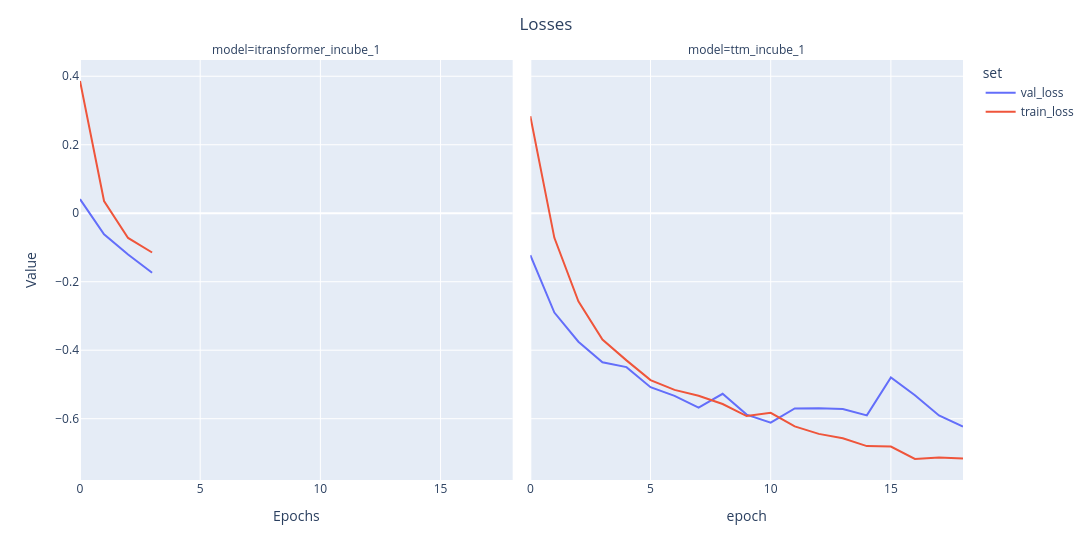

The code cell stored with this chart in its notebook:
### Code cell
import plotly.express as px
import pandas as pd
tot_losses = pd.read_csv('/home/davide/Documents/WORKSPACE/ExpTS/incube_electricity/csv/prova_test_LOSSES.csv')

fig_losses = px.line(tot_losses,x = 'epoch',y='loss',color = 'set',facet_col='model',width = 2600)
#fig_losses.update_traces(mode="markers+lines", hovertemplate=None)
#fig_losses.update_layout(hovermode="x unified")
fig_losses.update_layout(title = {'text':f'Losses', 'x':0.5},
                  xaxis_title={'text':'Epochs'},
                  yaxis_title={'text':'Value'},
                    )
    
fig_losses

### Figure 1 — Plotly figure (JSON) as saved in the notebook; plotly's stock layout.template omitted (floating-point values rounded to 4 significant figures)
{"data": [{"hovertemplate": "set=val_loss<br>model=itransformer_incube_1<br>epoch=%{x}<br>loss=%{y}<extra></extra>", "legendgroup": "val_loss", "line": {"color": "#636efa", "dash": "solid"}, "marker": {"symbol": "circle"}, "mode": "lines", "name": "val_loss", "orientation": "v", "showlegend": true, "type": "scatter", "x": [0, 1, 2, 3], "xaxis": "x", "y": [0.041, -0.06123, -0.1207, -0.1737], "yaxis": "y"}, {"hovertemplate": "set=val_loss<br>model=ttm_incube_1<br>epoch=%{x}<br>loss=%{y}<extra></extra>", "legendgroup": "val_loss", "line": {"color": "#636efa", "dash": "solid"}, "marker": {"symbol": "circle"}, "mode": "lines", "name": "val_loss", "orientation": "v", "showlegend": false, "type": "scatter", "x": [0, 1, 2, 3, 4, 5, 6, 7, 8, 9, 10, 11, 12, 13, 14, 15, 16, 17, 18], "xaxis": "x2", "y": [-0.1226, -0.29, -0.3752, -0.4351, -0.4494, -0.5079, -0.5335, -0.5674, -0.5272, -0.5881, -0.6114, -0.57, -0.5692, -0.5717, -0.5902, -0.4796, -0.5315, -0.5905, -0.6228], "yaxis": "y2"}, {"hovertemplate": "set=train_loss<br>model=itransformer_incube_1<br>epoch=%{x}<br>loss=%{y}<extra></extra>", "legendgroup": "train_loss", "line": {"color": "#EF553B", "dash": "solid"}, "marker": {"symbol": "circle"}, "mode": "lines", "name": "train_loss", "orientation": "v", "showlegend": true, "type": "scatter", "x": [0, 1, 2, 3], "xaxis": "x", "y": [0.3861, 0.03569, -0.07221, -0.1147], "yaxis": "y"}, {"hovertemplate": "set=train_loss<br>model=ttm_incube_1<br>epoch=%{x}<br>loss=%{y}<extra></extra>", "legendgroup": "train_loss", "line": {"color": "#EF553B", "dash": "solid"}, "marker": {"symbol": "circle"}, "mode": "lines", "name": "train_loss", "orientation": "v", "showlegend": false, "type": "scatter", "x": [0, 1, 2, 3, 4, 5, 6, 7, 8, 9, 10, 11, 12, 13, 14, 15, 16, 17, 18], "xaxis": "x2", "y": [0.2832, -0.07187, -0.2575, -0.3691, -0.4297, -0.4873, -0.5159, -0.5329, -0.5571, -0.5922, -0.5828, -0.6226, -0.6443, -0.6569, -0.68, -0.6813, -0.7177, -0.713, -0.7165], "yaxis": "y2"}], "layout": {"annotations": [{"font": {}, "showarrow": false, "text": "model=itransformer_incube_1", "x": 0.245, "xanchor": "center", "xref": "paper", "y": 1, "yanchor": "bottom", "yref": "paper"}, {"font": {}, "showarrow": false, "text": "model=ttm_incube_1", "x": 0.755, "xanchor": "center", "xref": "paper", "y": 1, "yanchor": "bottom", "yref": "paper"}], "legend": {"title": {"text": "set"}, "tracegroupgap": 0}, "margin": {"t": 60}, "title": {"text": "Losses", "x": 0.5}, "width": 2600, "xaxis": {"anchor": "y", "domain": [0, 0.49], "title": {"text": "Epochs"}}, "xaxis2": {"anchor": "y2", "domain": [0.51, 1], "matches": "x", "title": {"text": "epoch"}}, "yaxis": {"anchor": "x", "domain": [0, 1], "title": {"text": "Value"}}, "yaxis2": {"anchor": "x2", "domain": [0, 1], "matches": "y", "showticklabels": false}}}
